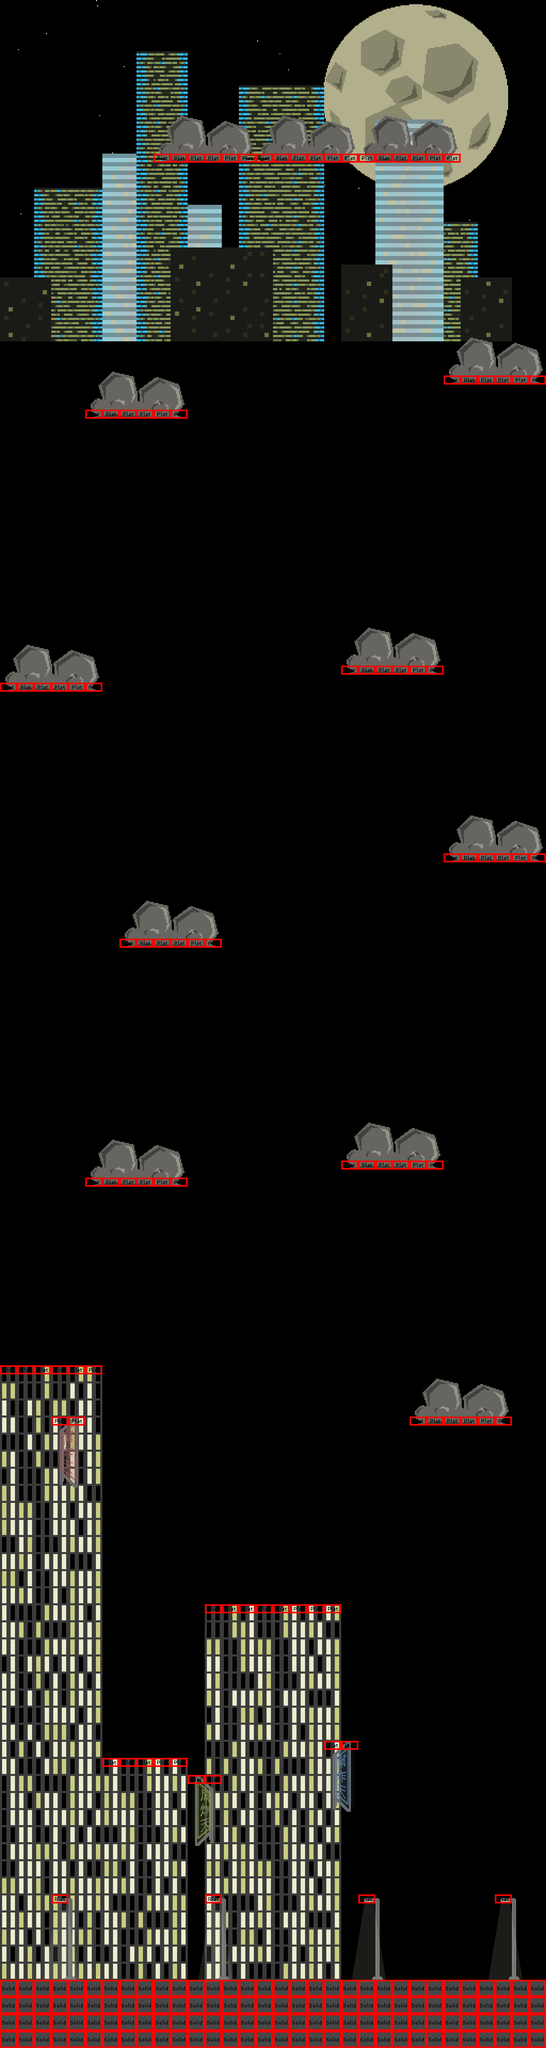

Below is a game level as drawn by its tile map, then a one-line description and the .tmx that defines it (tile-layer data replaced by summaries):
An orthogonal 32x120 tile map with 32x32 px tiles, 3 tile layers (background, foreground, collision), 3 tilesets, 2 image layers and 1 object (game.Player).

<map version="1.0" orientation="orthogonal" width="32" height="120" tilewidth="32" tileheight="32" backgroundcolor="#000000">
 <tileset firstgid="1" name="base" tilewidth="32" tileheight="32">
  <image source="../public/data/img/tileset.png" width="192" height="512" />
 </tileset>
 <tileset firstgid="97" name="signs" tilewidth="32" tileheight="32">
  <image source="../public/data/img/signs.png" width="512" height="160" />
 </tileset>
 <tileset firstgid="177" name="collision" tilewidth="32" tileheight="32">
  <image source="../public/data/img/collision-tileset.png" width="96" height="64" />
  <tile id="0">
   <properties>
    <property name="type" value="solid" />
   </properties>
  </tile>
  <tile id="1">
   <properties>
    <property name="type" value="platform" />
   </properties>
  </tile>
 </tileset>
 <imagelayer name="moon" width="32" height="120">
  <image source="../public/data/img/moon.png" />
  <properties>
   <property name="ratio" value="json:{&quot;x&quot;:0.05,&quot;y&quot;:0}" />
  </properties>
 </imagelayer>
 <imagelayer name="buildings" width="32" height="120">
  <image source="../public/data/img/buildings.png" />
  <properties>
   <property name="ratio" value="json:{&quot;x&quot;:0.5,&quot;y&quot;:0}" />
  </properties>
 </imagelayer>
 <layer name="background" width="32" height="120">
  <data>[3840 cells, 872 non-empty, 34 distinct tile ids]</data>
 </layer>
 <objectgroup name="objects" width="32" height="120">
  <object name="game.Player" x="192" y="3648" width="32" height="64" />
 </objectgroup>
 <layer name="foreground" width="32" height="120">
  <data>[3840 cells, 105 non-empty, 51 distinct tile ids]</data>
 </layer>
 <layer name="collision" width="32" height="120">
  <data>[3840 cells, 229 non-empty, 2 distinct tile ids]</data>
 </layer>
</map>
